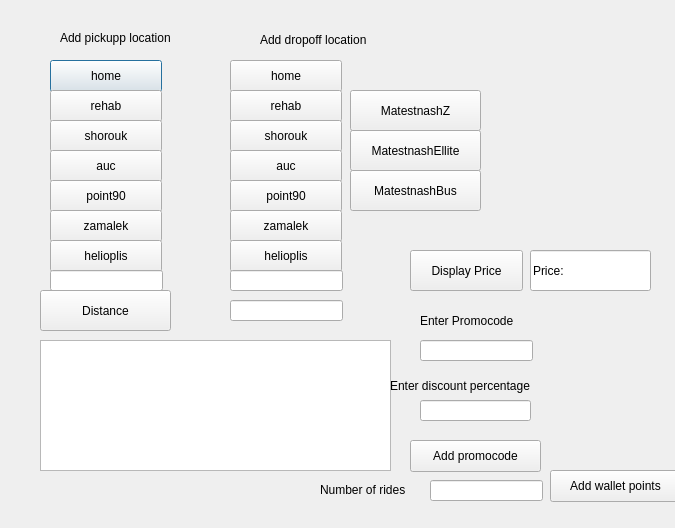
<?xml version="1.0" encoding="UTF-8"?>
<ui version="4.0">
 <class>Location</class>
 <widget class="QDialog" name="Location">
  <property name="geometry">
   <rect>
    <x>0</x>
    <y>0</y>
    <width>675</width>
    <height>528</height>
   </rect>
  </property>
  <property name="windowTitle">
   <string>Dialog</string>
  </property>
  <widget class="QPushButton" name="pushButton">
   <property name="geometry">
    <rect>
     <x>50</x>
     <y>60</y>
     <width>112</width>
     <height>32</height>
    </rect>
   </property>
   <property name="text">
    <string>home</string>
   </property>
  </widget>
  <widget class="QPushButton" name="pushButton_2">
   <property name="geometry">
    <rect>
     <x>50</x>
     <y>90</y>
     <width>112</width>
     <height>32</height>
    </rect>
   </property>
   <property name="text">
    <string>rehab</string>
   </property>
  </widget>
  <widget class="QPushButton" name="pushButton_3">
   <property name="geometry">
    <rect>
     <x>50</x>
     <y>120</y>
     <width>112</width>
     <height>32</height>
    </rect>
   </property>
   <property name="text">
    <string>shorouk</string>
   </property>
  </widget>
  <widget class="QPushButton" name="pushButton_4">
   <property name="geometry">
    <rect>
     <x>50</x>
     <y>150</y>
     <width>112</width>
     <height>32</height>
    </rect>
   </property>
   <property name="text">
    <string>auc</string>
   </property>
  </widget>
  <widget class="QPushButton" name="pushButton_5">
   <property name="geometry">
    <rect>
     <x>50</x>
     <y>180</y>
     <width>112</width>
     <height>32</height>
    </rect>
   </property>
   <property name="text">
    <string>point90</string>
   </property>
  </widget>
  <widget class="QPushButton" name="pushButton_6">
   <property name="geometry">
    <rect>
     <x>50</x>
     <y>210</y>
     <width>112</width>
     <height>32</height>
    </rect>
   </property>
   <property name="text">
    <string>zamalek</string>
   </property>
  </widget>
  <widget class="QPushButton" name="pushButton_7">
   <property name="geometry">
    <rect>
     <x>50</x>
     <y>240</y>
     <width>112</width>
     <height>32</height>
    </rect>
   </property>
   <property name="text">
    <string>helioplis</string>
   </property>
  </widget>
  <widget class="QLabel" name="label">
   <property name="geometry">
    <rect>
     <x>60</x>
     <y>30</y>
     <width>131</width>
     <height>16</height>
    </rect>
   </property>
   <property name="text">
    <string>Add pickupp location</string>
   </property>
  </widget>
  <widget class="QLabel" name="label_2">
   <property name="geometry">
    <rect>
     <x>260</x>
     <y>30</y>
     <width>131</width>
     <height>20</height>
    </rect>
   </property>
   <property name="text">
    <string>Add dropoff location</string>
   </property>
  </widget>
  <widget class="QPushButton" name="pushButton_8">
   <property name="geometry">
    <rect>
     <x>230</x>
     <y>60</y>
     <width>112</width>
     <height>32</height>
    </rect>
   </property>
   <property name="text">
    <string>home</string>
   </property>
  </widget>
  <widget class="QPushButton" name="pushButton_9">
   <property name="geometry">
    <rect>
     <x>230</x>
     <y>90</y>
     <width>112</width>
     <height>32</height>
    </rect>
   </property>
   <property name="text">
    <string>rehab</string>
   </property>
  </widget>
  <widget class="QPushButton" name="pushButton_10">
   <property name="geometry">
    <rect>
     <x>230</x>
     <y>120</y>
     <width>112</width>
     <height>32</height>
    </rect>
   </property>
   <property name="text">
    <string>shorouk</string>
   </property>
  </widget>
  <widget class="QPushButton" name="pushButton_11">
   <property name="geometry">
    <rect>
     <x>230</x>
     <y>150</y>
     <width>112</width>
     <height>32</height>
    </rect>
   </property>
   <property name="text">
    <string>auc</string>
   </property>
  </widget>
  <widget class="QPushButton" name="pushButton_12">
   <property name="geometry">
    <rect>
     <x>230</x>
     <y>180</y>
     <width>112</width>
     <height>32</height>
    </rect>
   </property>
   <property name="text">
    <string>point90</string>
   </property>
  </widget>
  <widget class="QPushButton" name="pushButton_13">
   <property name="geometry">
    <rect>
     <x>230</x>
     <y>210</y>
     <width>112</width>
     <height>32</height>
    </rect>
   </property>
   <property name="text">
    <string>zamalek</string>
   </property>
  </widget>
  <widget class="QPushButton" name="pushButton_14">
   <property name="geometry">
    <rect>
     <x>230</x>
     <y>240</y>
     <width>112</width>
     <height>32</height>
    </rect>
   </property>
   <property name="text">
    <string>helioplis</string>
   </property>
  </widget>
  <widget class="QPushButton" name="pushButton_15">
   <property name="geometry">
    <rect>
     <x>40</x>
     <y>290</y>
     <width>131</width>
     <height>41</height>
    </rect>
   </property>
   <property name="text">
    <string>Distance</string>
   </property>
  </widget>
  <widget class="QLineEdit" name="lineEdit">
   <property name="geometry">
    <rect>
     <x>50</x>
     <y>270</y>
     <width>113</width>
     <height>21</height>
    </rect>
   </property>
  </widget>
  <widget class="QLineEdit" name="lineEdit_2">
   <property name="geometry">
    <rect>
     <x>230</x>
     <y>270</y>
     <width>113</width>
     <height>21</height>
    </rect>
   </property>
  </widget>
  <widget class="QLineEdit" name="lineEdit_3">
   <property name="geometry">
    <rect>
     <x>230</x>
     <y>300</y>
     <width>113</width>
     <height>21</height>
    </rect>
   </property>
  </widget>
  <widget class="QPushButton" name="pushButton_16">
   <property name="geometry">
    <rect>
     <x>350</x>
     <y>90</y>
     <width>131</width>
     <height>41</height>
    </rect>
   </property>
   <property name="text">
    <string>MatestnashZ</string>
   </property>
  </widget>
  <widget class="QPushButton" name="pushButton_17">
   <property name="geometry">
    <rect>
     <x>350</x>
     <y>130</y>
     <width>131</width>
     <height>41</height>
    </rect>
   </property>
   <property name="text">
    <string>MatestnashEllite</string>
   </property>
  </widget>
  <widget class="QPushButton" name="pushButton_18">
   <property name="geometry">
    <rect>
     <x>350</x>
     <y>170</y>
     <width>131</width>
     <height>41</height>
    </rect>
   </property>
   <property name="text">
    <string>MatestnashBus</string>
   </property>
  </widget>
  <widget class="QTextBrowser" name="textBrowser">
   <property name="geometry">
    <rect>
     <x>40</x>
     <y>340</y>
     <width>351</width>
     <height>131</height>
    </rect>
   </property>
  </widget>
  <widget class="QLabel" name="label_3">
   <property name="geometry">
    <rect>
     <x>420</x>
     <y>310</y>
     <width>141</width>
     <height>21</height>
    </rect>
   </property>
   <property name="text">
    <string>Enter Promocode</string>
   </property>
  </widget>
  <widget class="QPushButton" name="pushButton_19">
   <property name="geometry">
    <rect>
     <x>410</x>
     <y>250</y>
     <width>113</width>
     <height>41</height>
    </rect>
   </property>
   <property name="text">
    <string>Display Price</string>
   </property>
  </widget>
  <widget class="QPushButton" name="pushButton_20">
   <property name="geometry">
    <rect>
     <x>410</x>
     <y>440</y>
     <width>131</width>
     <height>32</height>
    </rect>
   </property>
   <property name="text">
    <string>Add promocode</string>
   </property>
  </widget>
  <widget class="QLineEdit" name="lineEdit_4">
   <property name="geometry">
    <rect>
     <x>420</x>
     <y>400</y>
     <width>111</width>
     <height>21</height>
    </rect>
   </property>
  </widget>
  <widget class="QLineEdit" name="lineEdit_5">
   <property name="geometry">
    <rect>
     <x>530</x>
     <y>250</y>
     <width>121</width>
     <height>41</height>
    </rect>
   </property>
   <property name="text">
    <string>Price: </string>
   </property>
  </widget>
  <widget class="QLineEdit" name="lineEdit_6">
   <property name="geometry">
    <rect>
     <x>420</x>
     <y>340</y>
     <width>113</width>
     <height>21</height>
    </rect>
   </property>
  </widget>
  <widget class="QLabel" name="label_4">
   <property name="geometry">
    <rect>
     <x>390</x>
     <y>370</y>
     <width>171</width>
     <height>31</height>
    </rect>
   </property>
   <property name="text">
    <string>Enter discount percentage</string>
   </property>
  </widget>
  <widget class="QLineEdit" name="lineEdit_7">
   <property name="geometry">
    <rect>
     <x>430</x>
     <y>480</y>
     <width>113</width>
     <height>21</height>
    </rect>
   </property>
  </widget>
  <widget class="QLabel" name="label_5">
   <property name="geometry">
    <rect>
     <x>320</x>
     <y>480</y>
     <width>101</width>
     <height>20</height>
    </rect>
   </property>
   <property name="text">
    <string>Number of rides</string>
   </property>
  </widget>
  <widget class="QPushButton" name="pushButton_21">
   <property name="geometry">
    <rect>
     <x>550</x>
     <y>470</y>
     <width>131</width>
     <height>32</height>
    </rect>
   </property>
   <property name="text">
    <string>Add wallet points</string>
   </property>
  </widget>
 </widget>
 <resources/>
 <connections/>
</ui>
